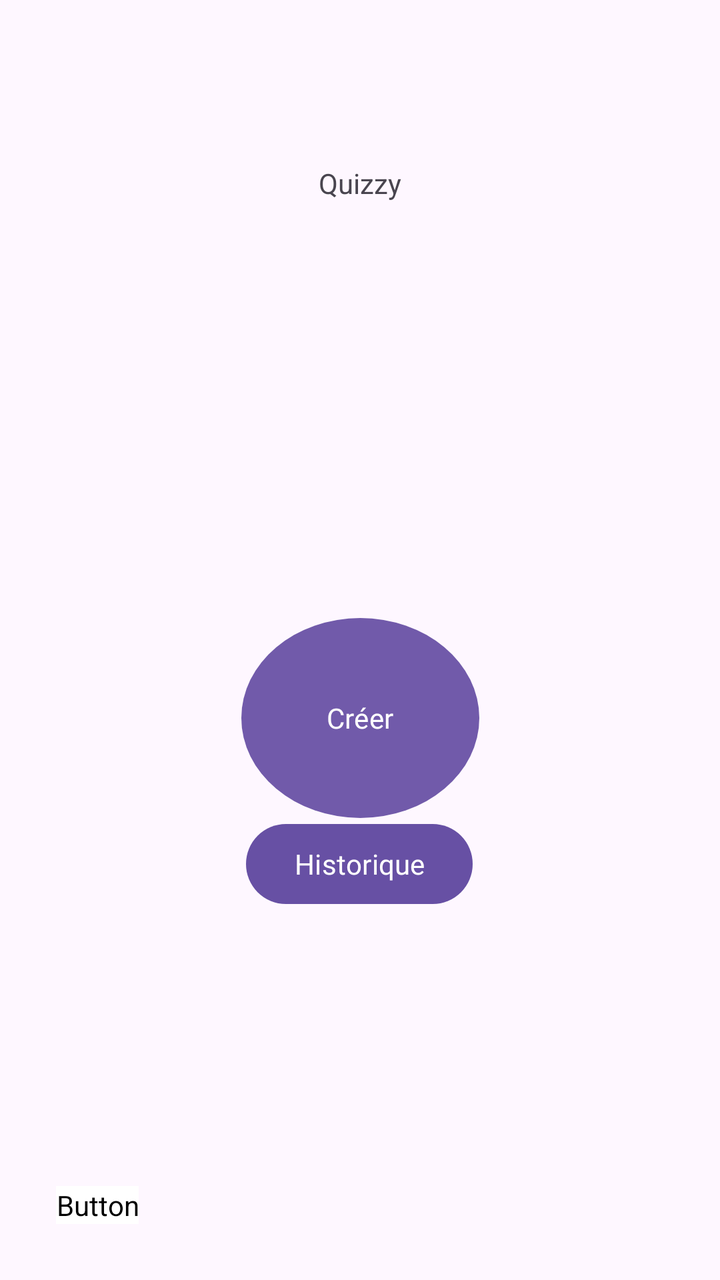
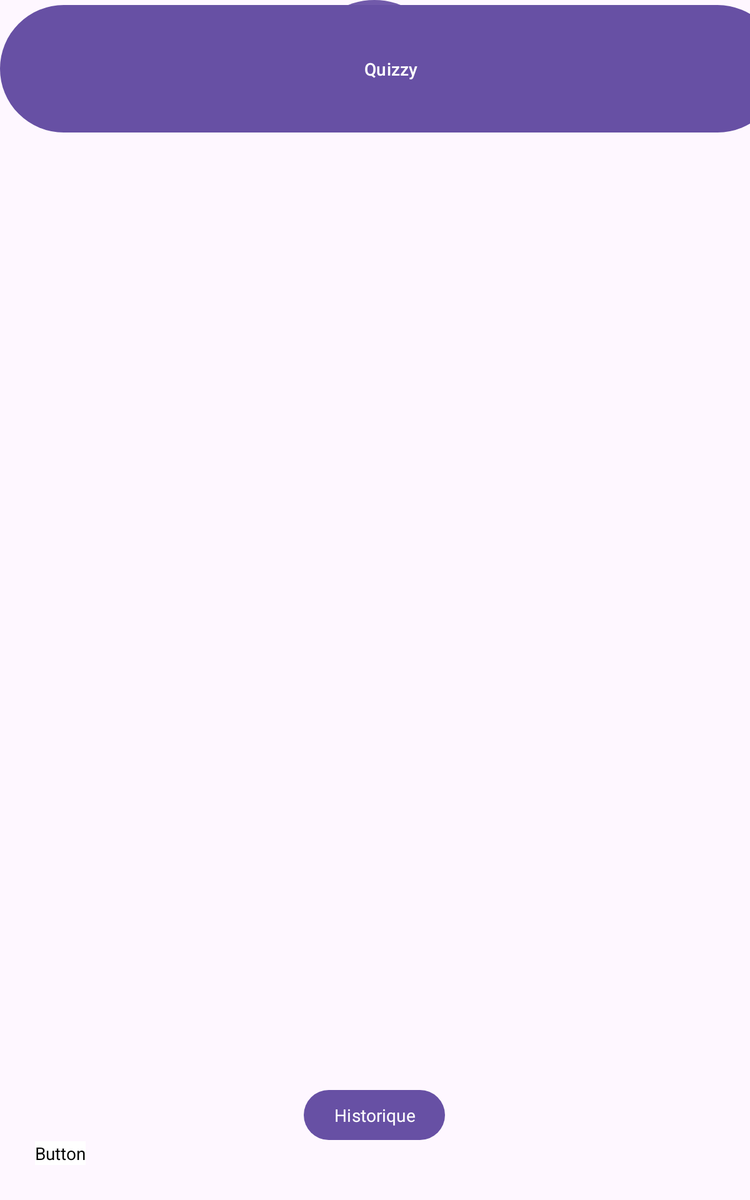

First picture: res/layout/ on a phone held upright. Second picture: the repository's own variant of that layout, on a device whose configuration matches the variant's folder. Source for both follows.
<!-- AndroidManifest.xml: application theme Theme.Quizzy -->
<!-- res/layout/activity_main.xml -->
<?xml version="1.0" encoding="utf-8"?>
<androidx.constraintlayout.widget.ConstraintLayout xmlns:android="http://schemas.android.com/apk/res/android"
    xmlns:app="http://schemas.android.com/apk/res-auto"
    xmlns:tools="http://schemas.android.com/tools"
    android:layout_width="match_parent"
    android:layout_height="match_parent"
    tools:context=".MainActivity">

    <TextView
        android:id="@+id/textView2"
        android:layout_width="wrap_content"
        android:layout_height="wrap_content"
        android:text="@string/app_name"
        app:layout_constraintBottom_toBottomOf="parent"
        app:layout_constraintEnd_toEndOf="parent"
        app:layout_constraintStart_toStartOf="parent"
        app:layout_constraintTop_toTopOf="parent"
        app:layout_constraintVertical_bias="0.132" />


    <Button
        android:id="@+id/create"
        android:layout_width="119dp"
        android:layout_height="100dp"
        android:layout_marginTop="208dp"
        android:background="@drawable/boutonrond"
        android:fontFamily="@font/open_sans"
        android:text="Créer"
        app:layout_constraintEnd_toEndOf="parent"
        app:layout_constraintStart_toStartOf="parent"
        app:layout_constraintTop_toBottomOf="@+id/textView2" />

    <Button
        android:id="@+id/credits"
        android:layout_width="wrap_content"
        android:layout_height="wrap_content"
        android:layout_marginStart="28dp"
        android:layout_marginBottom="28dp"
        android:backgroundTint="@color/white"
        android:fontFamily="@font/open_sans"
        android:text="@string/Credits"
        android:textColor="@color/grey"
        app:layout_constraintBottom_toBottomOf="parent"
        app:layout_constraintStart_toStartOf="parent" />

    <Button
        android:id="@+id/history"
        android:layout_width="wrap_content"
        android:layout_height="wrap_content"
        android:layout_marginBottom="184dp"
        android:fontFamily="@font/open_sans"
        android:text="Historique"
        app:layout_constraintBottom_toBottomOf="parent"
        app:layout_constraintEnd_toEndOf="parent"
        app:layout_constraintHorizontal_bias="0.498"
        app:layout_constraintStart_toStartOf="parent" />
</androidx.constraintlayout.widget.ConstraintLayout>
<!-- resources referenced by this layout -->
<resources>
  <!-- drawable boutonrond (drawable) -->
  <?xml version="1.0" encoding="utf-8"?>
  
  <shape xmlns:android="http://schemas.android.com/apk/res/android"
      android:shape="oval">
      <solid android:color="#eeffffff" />
      <corners android:bottomRightRadius="8dp"
          android:bottomLeftRadius="8dp"
          android:topRightRadius="8dp"
          android:topLeftRadius="8dp"/>
  </shape>
  <string name="Credits"><u>Crédits</u></string>
  <string name="app_name">Quizzy</string>
  <style name="Theme.Quizzy" parent="Base.Theme.Quizzy" />
  <style name="Base.Theme.Quizzy" parent="Theme.Material3.DayNight.NoActionBar">
          
          
      </style>
</resources>
<!-- res/layout-sw600dp/activity_main.xml (the repository's variant of the layout above) -->
<!-- drawn on a 7-inch tablet held upright -->
<?xml version="1.0" encoding="utf-8"?>
<androidx.constraintlayout.widget.ConstraintLayout xmlns:android="http://schemas.android.com/apk/res/android"
    xmlns:app="http://schemas.android.com/apk/res-auto"
    xmlns:tools="http://schemas.android.com/tools"
    android:layout_width="match_parent"
    android:layout_height="match_parent"
    tools:context=".MainActivity"
    tools:ignore="MissingDefaultResource">


    <Button
        android:id="@+id/create"
        android:layout_width="90dp"
        android:layout_height="70dp"
        android:background="@drawable/boutonrond"
        android:fontFamily="@font/open_sans"
        android:text="Créer"
        app:layout_constraintEnd_toEndOf="parent"
        app:layout_constraintHorizontal_bias="0.499"
        app:layout_constraintStart_toStartOf="parent"
        tools:layout_editor_absoluteY="202dp" />

    <Button
        android:id="@+id/credits"
        android:layout_width="wrap_content"
        android:layout_height="wrap_content"
        android:layout_marginStart="28dp"
        android:layout_marginBottom="28dp"
        android:backgroundTint="@color/white"
        android:fontFamily="@font/open_sans"
        android:text="@string/Credits"
        android:textColor="@color/grey"
        app:layout_constraintBottom_toBottomOf="parent"
        app:layout_constraintStart_toStartOf="parent" />

    <Button
        android:id="@+id/history"
        android:layout_width="wrap_content"
        android:layout_height="wrap_content"
        android:layout_marginBottom="44dp"
        android:fontFamily="@font/open_sans"
        android:text="Historique"
        app:layout_constraintBottom_toBottomOf="parent"
        app:layout_constraintEnd_toEndOf="parent"
        app:layout_constraintHorizontal_bias="0.499"
        app:layout_constraintStart_toStartOf="parent" />

    <Button
        android:id="@+id/button"
        android:layout_width="625dp"
        android:layout_height="110dp"
        android:text="Quizzy"
        tools:layout_editor_absoluteX="53dp"
        tools:layout_editor_absoluteY="43dp" />
</androidx.constraintlayout.widget.ConstraintLayout>
<!-- resources referenced by the variant -->
<!-- as a 7-inch tablet held upright resolves them -->
<resources>
  <!-- drawable boutonrond (drawable) -->
  <?xml version="1.0" encoding="utf-8"?>
  
  <shape xmlns:android="http://schemas.android.com/apk/res/android"
      android:shape="oval">
      <solid android:color="#eeffffff" />
      <corners android:bottomRightRadius="8dp"
          android:bottomLeftRadius="8dp"
          android:topRightRadius="8dp"
          android:topLeftRadius="8dp"/>
  </shape>
  <string name="Credits"><u>Crédits</u></string>
  <style name="Theme.Quizzy" parent="Base.Theme.Quizzy" />
  <style name="Base.Theme.Quizzy" parent="Theme.Material3.DayNight.NoActionBar">
          
          
      </style>
</resources>
